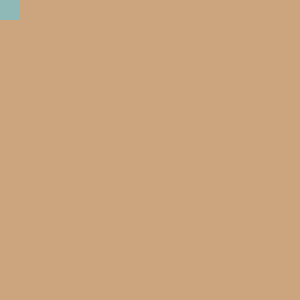
Frame 1 (no input)
Frame 60 (the mouse pressed at the canvas centre just before this capture): identical to frame 1, image omitted
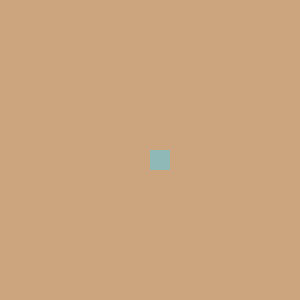
Frame 120 (the mouse held since frame 60 and released just before this capture)

The Processing sketch that drew these frames (run headless with seeded random() and noise(); from frame 60 on, the mouse is pressed at the canvas centre):

// Processing sketch: sketch_23_3_Ali_Hall
// ── sketch_23_3_Ali_Hall.pde
void setup() { 
  size(300, 300); 
  strokeWeight(7); 
  smooth(); 
 
}
void draw() {
background(204, 165,127);
noStroke();
noCursor();
fill(116, 193, 206, 180); // Blue
rect(mouseX, mouseY, 20, 20);

if (mousePressed == true) {
cursor(HAND); }
else {cursor(MOVE);
}
}
